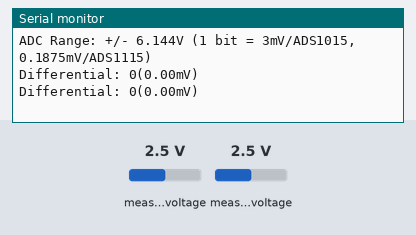
The sketch below on a simulated Arduino Uno, built with avr-gcc and run on an emulated ATmega328P. Shown: the last lines printed to the serial monitor. The inputs (shaded band) are chosen by the test bench; at power-on: measured voltage 2.5 V.

Above: at 1.2 s.
1.3 s: measured voltage (sensor 200) set to 0.1 V
At 2.6 s:
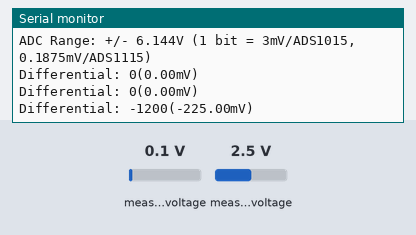
2.8 s: measured voltage (sensor 201) set to 1.2 V
At 3.8 s:
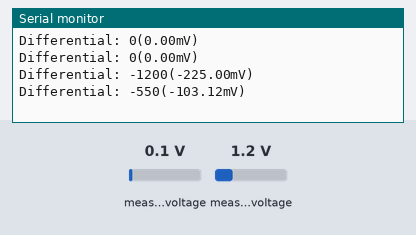
4.3 s: measured voltage (sensor 200) set to 2.5 V
At 5.6 s:
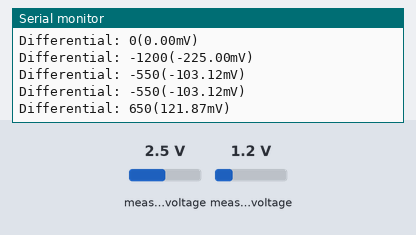
5.8 s: measured voltage (sensor 201) set to 0.1 V
At 6.6 s:
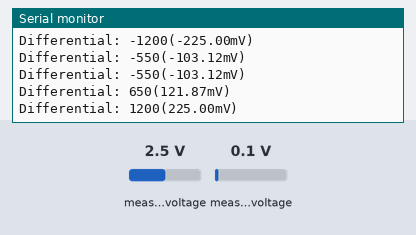
Timing chart, 0 to 8.3 s (numbered marks = the images above; inputs shaded):
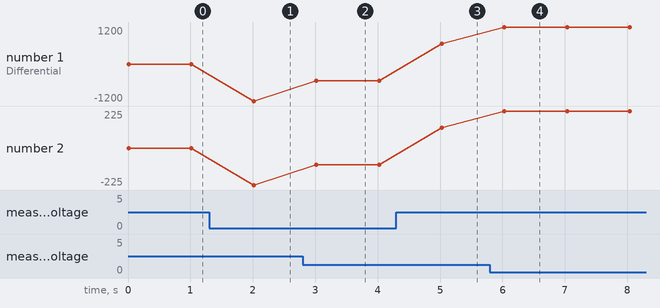

Measured:
- after the input at 1.3 s, the serial monitor: prints a new line after 0.72 s (image 1)
- after the input at 2.8 s, the serial monitor: prints a new line after 0.22 s (image 2)
- after the input at 4.3 s, the serial monitor: prints a new line after 0.73 s (image 3)
- after the input at 5.8 s, the serial monitor: prints a new line after 0.23 s (image 4)
- plotted number 1: 0 → -1200 after the input at 1.3 s, -1200 → -550 after the input at 2.8 s, -550 → 650 after the input at 4.3 s, 650 → 1200 after the input at 5.8 s
- plotted number 2: 0 → -225 after the input at 1.3 s, -225 → -103.12 after the input at 2.8 s, -103.12 → 121.87 after the input at 4.3 s, 121.87 → 225 after the input at 5.8 s

The sketch:

differential.ino
```cpp
#include <Adafruit_ADS1X15.h>

// Adafruit_ADS1115 ads;  /* Use this for the 16-bit version */
Adafruit_ADS1015 ads;     /* Use this for the 12-bit version */

void setup(void)
{
  Serial.begin(115200);
  Serial.println("Hello!");

  Serial.println("Getting differential reading from AIN0 (P) and AIN1 (N)");
  Serial.println("ADC Range: +/- 6.144V (1 bit = 3mV/ADS1015, 0.1875mV/ADS1115)");

  // The ADC input range (or gain) can be changed via the following
  // functions, but be careful never to exceed VDD +0.3V max, or to
  // exceed the upper and lower limits if you adjust the input range!
  // Setting these values incorrectly may destroy your ADC!
  //                                                                ADS1015  ADS1115
  //                                                                -------  -------
  // ads.setGain(GAIN_TWOTHIRDS);  // 2/3x gain +/- 6.144V  1 bit = 3mV      0.1875mV (default)
  ads.setGain(GAIN_ONE);        // 1x gain   +/- 4.096V  1 bit = 2mV      0.125mV
  // ads.setGain(GAIN_TWO);        // 2x gain   +/- 2.048V  1 bit = 1mV      0.0625mV
  // ads.setGain(GAIN_FOUR);       // 4x gain   +/- 1.024V  1 bit = 0.5mV    0.03125mV
  // ads.setGain(GAIN_EIGHT);      // 8x gain   +/- 0.512V  1 bit = 0.25mV   0.015625mV
  // ads.setGain(GAIN_SIXTEEN);    // 16x gain  +/- 0.256V  1 bit = 0.125mV  0.0078125mV

  if (!ads.begin()) {
    Serial.println("Failed to initialize ADS.");
    while (1);
  }}

void loop(void)
{
  int16_t results;

  /* Be sure to update this value based on the IC and the gain settings! */
  //float   multiplier = 3.0F;    /* ADS1015 @ +/- 6.144V gain (12-bit results) */
  float multiplier = 0.1875F; /* ADS1115  @ +/- 6.144V gain (16-bit results) */

  results = ads.readADC_Differential_0_1();

  Serial.print("Differential: "); Serial.print(results); Serial.print("("); Serial.print(results * multiplier); Serial.println("mV)");

  delay(1000);
}
```
